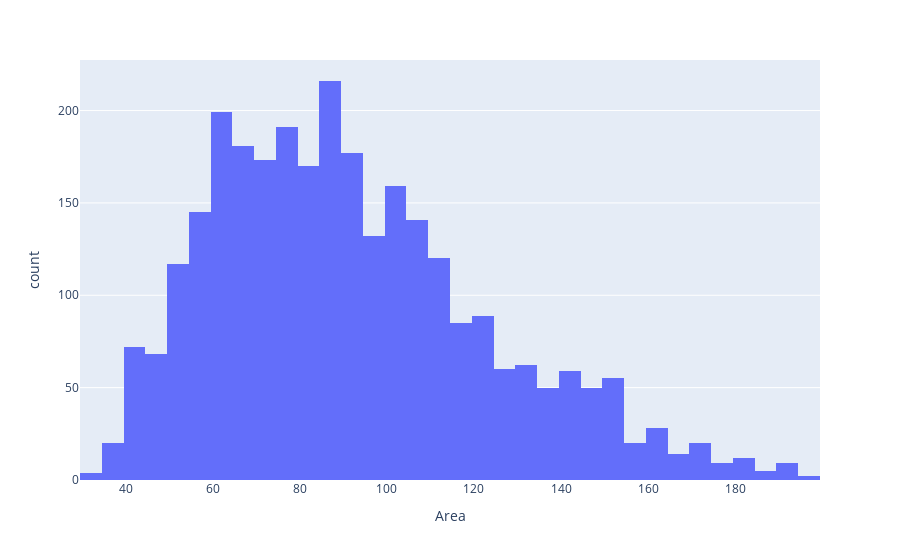

The notebook cell saved with this chart:
### Code cell
import plotly.express as px

fig = px.histogram(df, x='Area', histfunc='count')
fig.show()

### Figure 1 — Plotly figure (JSON) as saved in the notebook; plotly's stock layout.template omitted (floating-point values rounded to 4 significant figures; data arrays with more than 128 entries replaced by an {"elided": "..."} marker saying what was removed)
{"data": [{"alignmentgroup": "True", "bingroup": "x", "histfunc": "count", "hovertemplate": "Area=%{x}<br>count=%{y}<extra></extra>", "legendgroup": "", "marker": {"color": "#636efa", "pattern": {"shape": ""}}, "name": "", "offsetgroup": "", "orientation": "v", "showlegend": false, "type": "histogram", "x": {"elided": "2914 int values"}, "xaxis": "x", "yaxis": "y"}], "layout": {"barmode": "relative", "legend": {"tracegroupgap": 0}, "margin": {"t": 60}, "xaxis": {"anchor": "y", "domain": [0, 1], "title": {"text": "Area"}}, "yaxis": {"anchor": "x", "domain": [0, 1], "title": {"text": "count"}}}}
